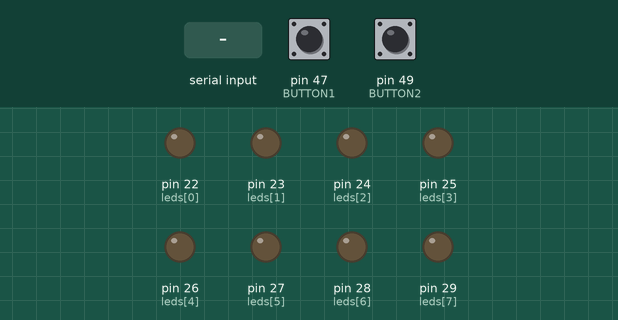
This sketch was run on a simulated Arduino Mega 2560, built with avr-gcc and run on an emulated ATmega2560. Parts: output pins drawn as LEDs (lit = HIGH). Dashed ring = blinking. The inputs (shaded band) are chosen by the test bench; at power-on: pin 47 (BUTTON1) HIGH, pin 49 (BUTTON2) HIGH. What the sketch prints to the serial monitor is not drawn.

Above: at 1.2 s.
1.3 s: "1" received over Serial
At 1.89 s:
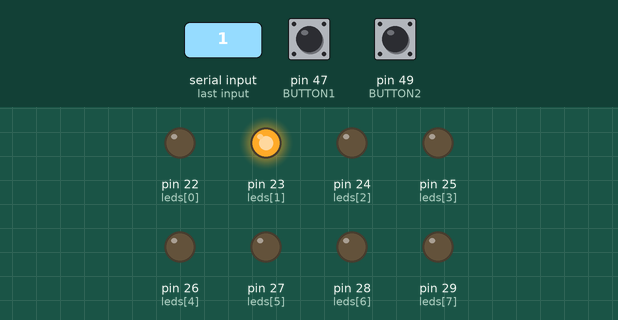
4.3 s: "0" received over Serial
At 5.55 s:
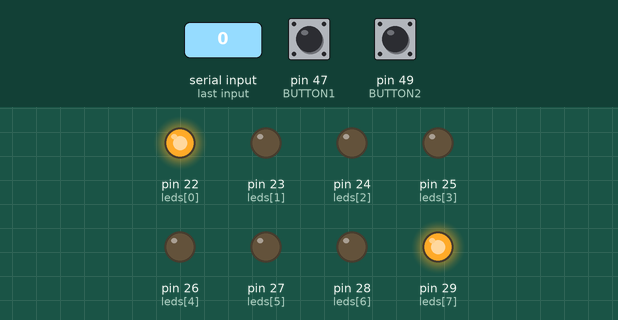
7.3 s: "2" received over Serial
At 9.85 s:
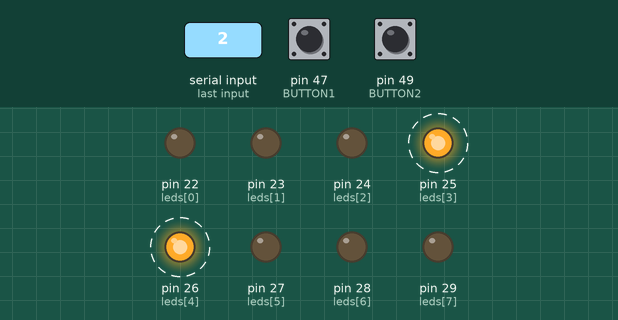
Timing chart, 0 to 11.5 s (numbered marks = the images above; inputs shaded):
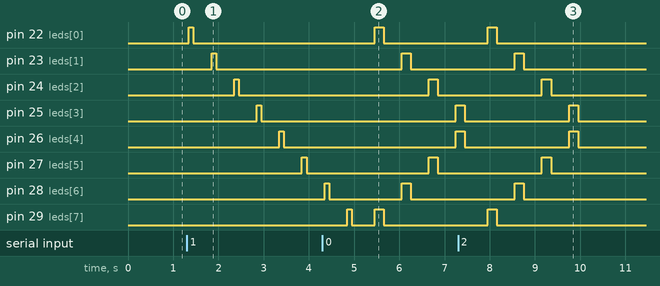

Measured:
- after the input at 1.3 s, pin 22 (leds[0]): LOW → HIGH after 0.05 s, → LOW 0.10 s later; pin 23 (leds[1]): LOW → HIGH after 0.55 s, → LOW 0.10 s later; pin 24 (leds[2]): LOW → HIGH after 1.0 s, → LOW 0.10 s later; pin 25 (leds[3]): LOW → HIGH after 1.5 s, → LOW 0.10 s later; pin 26 (leds[4]): LOW → HIGH after 2.0 s, → LOW 0.10 s later
- after the input at 4.3 s, pin 22 (leds[0]): LOW → HIGH after 1.2 s, → LOW 0.20 s later; pin 23 (leds[1]): LOW → HIGH after 1.8 s, → LOW 0.20 s later; pin 24 (leds[2]), pin 27 (leds[5]): LOW → HIGH after 2.4 s, → LOW 0.20 s later; pin 25 (leds[3]), pin 26 (leds[4]): LOW → HIGH after 3.0 s
- after the input at 7.3 s, pin 22 (leds[0]), pin 29 (leds[7]): LOW → HIGH after 0.66 s, → LOW 0.20 s later; pin 23 (leds[1]), pin 28 (leds[6]): LOW → HIGH after 1.3 s, → LOW 0.20 s later; pin 24 (leds[2]), pin 27 (leds[5]): LOW → HIGH after 1.9 s, → LOW 0.20 s later

The sketch:

Lab2.ino
```cpp
#define DELAY 400
#define BUTTON1 47
#define BUTTON2 49
#define LEDS_NUM 8

const int leds[] = {22, 23, 24, 25, 26, 27, 28, 29};

inline void sendAlgorithm1();
inline void showAlgorithm1();
inline void sendAlgorithm2();
inline void showAlgorithm2();

void setup() {
  for(auto led: leds) {
    pinMode(led, OUTPUT);
  }
  pinMode(BUTTON1, INPUT_PULLUP);
  pinMode(BUTTON2, INPUT_PULLUP);

  Serial.begin(9600);
}

void loop() {
  if (Serial.available() > 0) {
    auto algorithmMode = Serial.read();
    if (algorithmMode == '1') {
      showAlgorithm1();
    } else {
      showAlgorithm2();
    }
  }
  if (digitalRead(BUTTON1)) {
    sendAlgorithm1();
    delay(50);
  }
  if (digitalRead(BUTTON2)) {
    sendAlgorithm2();
    delay(50);
  }
}

inline void showAlgorithm1() {
  for(int i = 0; i<LEDS_NUM; i++) {
    digitalWrite(leds[i], HIGH);
    delay(100);
    digitalWrite(leds[i], LOW);
    delay(DELAY);
  }
}

inline void showAlgorithm2() {
  for(int i = 0; i<LEDS_NUM/2; i++) {
    digitalWrite(leds[i], HIGH);
    digitalWrite(leds[LEDS_NUM-i-1], HIGH);
    delay(200);
    digitalWrite(leds[i], LOW);
    digitalWrite(leds[LEDS_NUM-i-1], LOW);
    delay(DELAY);
  }
}

inline void sendAlgorithm1() {
  String secret_message = "";
  for(int i = 0; i<LEDS_NUM; i++) {
    secret_message += String(leds[i]) + ",";
  }
  secret_message += String(DELAY) + ",";
  secret_message += String(1);
  Serial.println(secret_message);
}

inline void sendAlgorithm2() {
  String secret_message = "";
  for(int i = 0; i<LEDS_NUM/2; i++) {
    secret_message += String(leds[i]) + ",";
    secret_message += String(leds[LEDS_NUM - i - 1]) + ",";
  }
  secret_message += String(DELAY) + ",";
  secret_message += String(2);
  Serial.println(secret_message);
}
```
